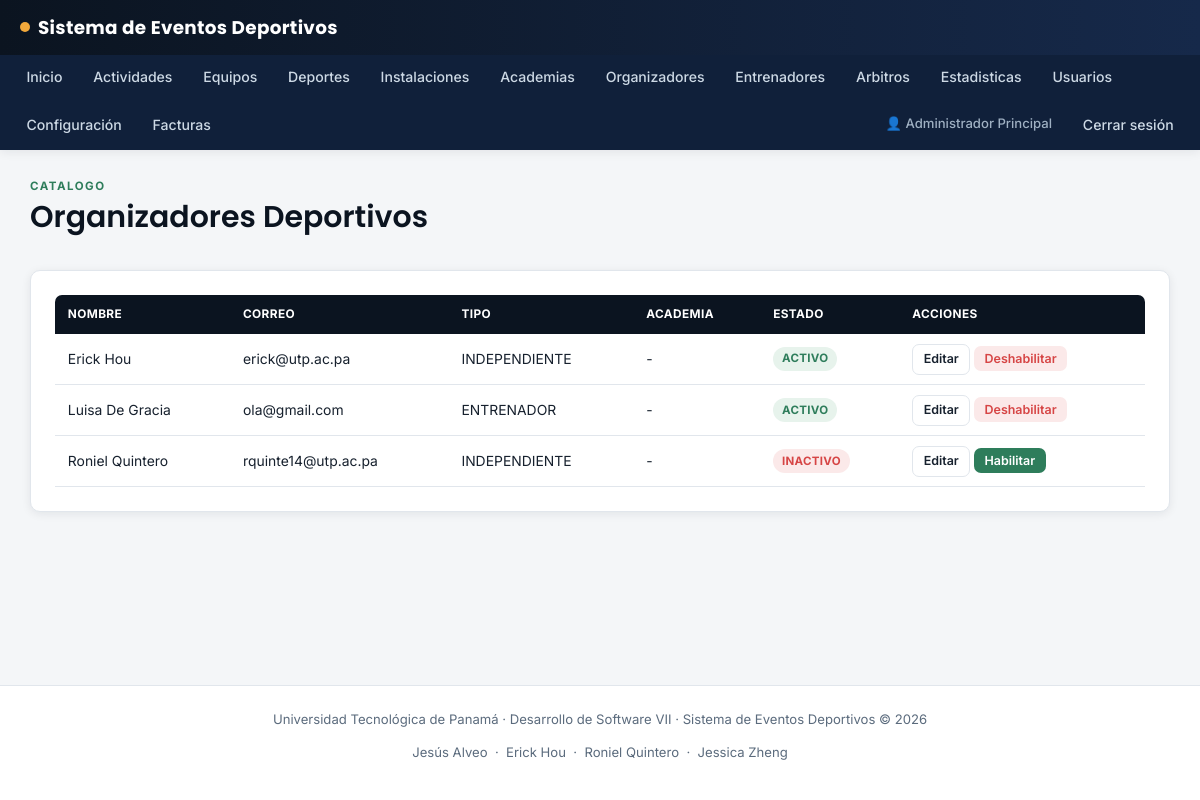
The app's page /organizadores (signed in) with its own data.
### tables this page shows
CREATE TABLE IF NOT EXISTS `organizadores` (
  `id` int UNSIGNED NOT NULL AUTO_INCREMENT,
  `usuario_id` int UNSIGNED NOT NULL,
  `academia_id` int UNSIGNED DEFAULT NULL,
  `tipo_organizador` enum('INDEPENDIENTE','ACADEMIA','ENTRENADOR','EMPRESA','COMITE','OTRO') NOT NULL DEFAULT 'INDEPENDIENTE',
  `nombre_comercial` varchar(180) DEFAULT NULL,
  `descripcion` text,
  `verificado` tinyint(1) NOT NULL DEFAULT '0',
  `fecha_verificacion` datetime DEFAULT NULL,
  `verificado_por` int UNSIGNED DEFAULT NULL,
  `activo` tinyint(1) NOT NULL DEFAULT '1',
  `fecha_registro` datetime NOT NULL DEFAULT CURRENT_TIMESTAMP,
  PRIMARY KEY (`id`),
  UNIQUE KEY `uq_organizadores_usuario` (`usuario_id`),
  KEY `fk_organizadores_academia` (`academia_id`),
  KEY `fk_organizadores_verificado_por` (`verificado_por`)
);

CREATE TABLE IF NOT EXISTS `usuarios` (
  `id` int UNSIGNED NOT NULL AUTO_INCREMENT,
  `nombre` varchar(80) NOT NULL,
  `apellido` varchar(80) NOT NULL,
  `cedula_pasaporte` varchar(30) DEFAULT NULL,
  `correo` varchar(150) NOT NULL,
  `telefono` varchar(30) DEFAULT NULL,
  `fecha_nacimiento` date DEFAULT NULL,
  `sexo` enum('MASCULINO','FEMENINO','OTRO','NO_ESPECIFICA') DEFAULT NULL,
  `usuario` varchar(60) NOT NULL,
  `password_hash` varchar(255) NOT NULL,
  `rol` enum('ADMINISTRADOR','OPERADOR','ORGANIZADOR','PARTICIPANTE') NOT NULL,
  `activo` tinyint(1) NOT NULL DEFAULT '1',
  `requiere_cambio_password` tinyint(1) NOT NULL DEFAULT '0',
  `intentos_fallidos` smallint UNSIGNED NOT NULL DEFAULT '0',
  `bloqueado_hasta` datetime DEFAULT NULL,
  `ultimo_acceso` datetime DEFAULT NULL,
  `creado_por` int UNSIGNED DEFAULT NULL,
  `fecha_creacion` datetime NOT NULL DEFAULT CURRENT_TIMESTAMP,
  `fecha_actualizacion` datetime NOT NULL DEFAULT CURRENT_TIMESTAMP ON UPDATE CURRENT_TIMESTAMP,
  PRIMARY KEY (`id`),
  UNIQUE KEY `uq_usuarios_correo` (`correo`),
  UNIQUE KEY `uq_usuarios_usuario` (`usuario`),
  UNIQUE KEY `uq_usuarios_cedula` (`cedula_pasaporte`),
  KEY `fk_usuarios_creado_por` (`creado_por`),
  KEY `idx_usuarios_rol_activo` (`rol`,`activo`)
);

### src/Controllers/OrganizadorController.php (called while the page is built, shortened)
<?php
final class OrganizadorController extends Controller
{
    public function index(): void
    {
        $this->render('organizadores/index', [
            'organizadores' => (new Organizador())->todos(),
            'exito' => $this->getSuccess(),
        ]);
    }
}

### src/Core/Router.php (called while the page is built, shortened)
<?php
final class Router
{
    private array $routes = [];
    public function get(string $path, string $controller, string $action): void
    {
        $this->routes['GET'][$path] = "{$controller}@{$action}";
    }
    public function post(string $path, string $controller, string $action): void
    {
        $this->routes['POST'][$path] = "{$controller}@{$action}";
    }
    public function dispatch(string $method, string $path): void
    {
        $path = rtrim($path, '/');
        $handler = $this->routes[$method][$path] ?? null;
        [$controllerName, $action] = explode('@', $handler);
        $controller = new $controllerClass();
        $controller->{$action}();
    }
}

### public/index.php (called while the page is built, shortened)
<?php
$router = new Router();
$router->get('/login', 'AuthController', 'mostrarLogin');
$router->post('/login', 'AuthController', 'login');
$router->get('/logout', 'AuthController', 'logout');
$router->get('/registro', 'UsuarioController', 'registroForm');
$router->post('/registro', 'UsuarioController', 'registrar');
$router->get('/dashboard', 'HomeController', 'dashboard');
$router->get('/usuarios', 'UsuarioController', 'index');
$router->get('/usuarios/crear', 'UsuarioController', 'crearForm');
$router->post('/usuarios/crear', 'UsuarioController', 'crear');
$router->get('/usuarios/editar', 'UsuarioController', 'editarForm');
$router->post('/usuarios/editar', 'UsuarioController', 'actualizar');
$router->get('/usuarios/deshabilitar', 'UsuarioController', 'deshabilitar');
$router->get('/usuarios/habilitar', 'UsuarioController', 'habilitar');
$router->get('/mi-cuenta/password', 'UsuarioController', 'cambiarPasswordForm');
$router->post('/mi-cuenta/password', 'UsuarioController', 'cambiarPassword');
$router->get('/deportes', 'DeporteController', 'index');
$router->get('/deportes/crear', 'DeporteController', 'crearForm');
$router->post('/deportes/crear', 'DeporteController', 'crear');
$router->get('/deportes/editar', 'DeporteController', 'editarForm');
$router->post('/deportes/editar', 'DeporteController', 'actualizar');
$router->get('/deportes/deshabilitar', 'DeporteController', 'deshabilitar');
$router->get('/deportes/habilitar', 'DeporteController', 'habilitar');
$router->get('/instalaciones', 'InstalacionController', 'index');
$router->get('/instalaciones/crear', 'InstalacionController', 'crearForm');
$router->post('/instalaciones/crear', 'InstalacionController', 'crear');
$router->get('/instalaciones/editar', 'InstalacionController', 'editarForm');
$router->post('/instalaciones/editar', 'InstalacionController', 'actualizar');
$router->get('/instalaciones/deshabilitar', 'InstalacionController', 'deshabilitar');
$router->get('/instalaciones/habilitar', 'InstalacionController', 'habilitar');
$router->get('/academias', 'AcademiaController', 'index');
$router->get('/academias/crear', 'AcademiaController', 'crearForm');
$router->post('/academias/crear', 'AcademiaController', 'crear');
$router->get('/academias/editar', 'AcademiaController', 'editarForm');
$router->post('/academias/editar', 'AcademiaController', 'actualizar');
$router->get('/academias/deshabilitar', 'AcademiaController', 'deshabilitar');
$router->get('/academias/habilitar', 'AcademiaController', 'habilitar');
$router->get('/organizadores', 'OrganizadorController', 'index');
$router->get('/organizadores/crear', 'OrganizadorController', 'crearForm');
$router->post('/organizadores/crear', 'OrganizadorController', 'crear');
$router->get('/organizadores/editar', 'OrganizadorController', 'editarForm');
$router->post('/organizadores/editar', 'OrganizadorController', 'actualizar');
$router->post('/organizadores/verificar', 'OrganizadorController', 'verificar');
$router->post('/organizadores/deshabilitar', 'OrganizadorController', 'deshabilitar');
$router->post('/organizadores/habilitar', 'OrganizadorController', 'habilitar');
$router->get('/entrenadores', 'EntrenadorController', 'index');
$router->get('/entrenadores/crear', 'EntrenadorController', 'crearForm');
$router->post('/entrenadores/crear', 'EntrenadorController', 'crear');
$router->get('/arbitros', 'ArbitroController', 'index');
$router->get('/arbitros/crear', 'ArbitroController', 'crearForm');
$router->post('/arbitros/crear', 'ArbitroController', 'crear');
$router->get('/arbitros/evaluar', 'ArbitroController', 'evaluarForm');
$router->post('/arbitros/evaluar', 'ArbitroController', 'evaluar');
$router->get('/equipos', 'EquipoController', 'index');
$router->get('/equipos/crear', 'EquipoController', 'crearForm');
$router->post('/equipos/crear', 'EquipoController', 'crear');
$router->get('/equipos/ver', 'EquipoController', 'ver');
$router->post('/equipos/jugadores/agregar', 'EquipoController', 'agregarJugador');
$router->get('/equipos/jugadores/eliminar', 'EquipoController', 'eliminarJugador');
$router->get('/actividades', 'ActividadController', 'index');
$router->get('/actividades/crear', 'ActividadController', 'crearForm');
$router->post('/actividades/crear', 'ActividadController', 'crear');
$router->get('/actividades/editar', 'ActividadController', 'editarForm');
$router->post('/actividades/editar', 'ActividadController', 'actualizar');
$router->get('/actividades/ver', 'ActividadController', 'ver');
$router->get('/actividades/publicar', 'ActividadController', 'publicar');
$router->get('/actividades/cerrar-inscripciones', 'ActividadController', 'cerrarInscripciones');
$router->get('/actividades/finalizar', 'ActividadController', 'finalizar');
$router->get('/actividades/cancelar', 'ActividadController', 'cancelarForm');
$router->post('/actividades/cancelar', 'ActividadController', 'cancelar');
$router->get('/actividades/incidente/crear', 'ActividadController', 'reportarIncidenteForm');
$router->post('/actividades/incidente/crear', 'ActividadController', 'reportarIncidente');
$router->get('/inscripciones/equipo/crear', 'InscripcionController', 'inscribirEquipoForm');
$router->post('/inscripciones/equipo/crear', 'InscripcionController', 'inscribirEquipo');
$router->get('/inscripciones/equipo/aprobar', 'InscripcionController', 'aprobarEquipo');
$router->get('/inscripciones/equipo/rechazar', 'InscripcionController', 'rechazarEquipo');
$router->get('/inscripciones/individual/crear', 'InscripcionController', 'inscribirIndividualForm');
$router->post('/inscripciones/individual/crear', 'InscripcionController', 'inscribirIndividual');
$router->get('/facturas', 'FacturaController', 'index');
$router->get('/facturas/ver', 'FacturaController', 'ver');
$router->get('/facturas/descargar', 'FacturaController', 'descargarPdf');
$router->get('/factura-publica', 'FacturaController', 'verPublica');
$router->get('/estadisticas', 'EstadisticaController', 'index');
$router->get('/configuracion', 'ConfiguracionController', 'index');
$router->post('/configuracion/actualizar', 'ConfiguracionController', 'actualizar');
$router->get('/configuracion/mensajes', 'ConfiguracionController', 'mensajes');
$router->get('/configuracion/mensajes/leido', 'ConfiguracionController', 'marcarLeido');
$router->get('/', 'PublicController', 'inicio');
$router->post('/contacto', 'PublicController', 'contacto');
$requestUri = parse_url($_SERVER['REQUEST_URI'] ?? '/', PHP_URL_PATH) ?? '/';
$router->dispatch($_SERVER['REQUEST_METHOD'], $requestUri);

### src/Models/Organizador.php (called while the page is built, shortened)
<?php
final class Organizador extends Model
{
    public function todos(): array
    {
        $sql = "SELECT o.*, CONCAT(u.nombre, ' ', u.apellido) AS nombre_completo, u.correo, u.telefono,
                    a.nombre AS academia_nombre
                FROM organizadores o
                JOIN usuarios u ON u.id = o.usuario_id
                LEFT JOIN academias a ON a.id = o.academia_id
                ORDER BY u.nombre ASC";
        return $this->db->query($sql)->fetchAll();
    }
}

### views/organizadores/index.php (the view, shortened to what this page needs)
<div class="container">
    <div class="page-head">
        <div><div class="eyebrow">Catalogo</div><h1>Organizadores Deportivos</h1></div>
    </div>
    <div class="card">
        <table class="data-table">
            <thead><tr><th>Nombre</th><th>Correo</th><th>Tipo</th><th>Academia</th><th>Estado</th><th>Acciones</th></tr></thead>
            <tbody>
                <?php foreach ($organizadores as $o): ?>
                    <tr>
                        <td><?= htmlspecialchars($o['nombre_completo']) ?><?= $o['nombre_comercial'] ? ' — ' . htmlspecialchars($o['nombre_comercial']) : '' ?></td>
                        <td><?= htmlspecialchars($o['correo']) ?></td>
                        <td><?= htmlspecialchars($o['tipo_organizador']) ?></td>
                        <td><?= htmlspecialchars($o['academia_nombre'] ?? '-') ?></td>
                        <td>
                            <?php if ((int) $o['activo'] === 1): ?><span class="badge badge-success">Activo</span>
                            <?php else: ?><span class="badge badge-danger">Inactivo</span><?php endif; ?>
                        </td>
                        <td>
                            <a class="btn btn-outline btn-sm" href="/organizadores/editar?id=<?= (int) $o['id'] ?>">Editar</a>
                            <?php if (($_SESSION['usuario_rol'] ?? '') === 'ADMINISTRADOR'): ?>
                                <?php if ((int) $o['activo'] === 1): ?>
                                    <form method="POST" action="/organizadores/deshabilitar" style="display:inline">
                                        <button class="btn btn-danger btn-sm">Deshabilitar</button>
                                    </form>
                                <?php else: ?>
                                    <form method="POST" action="/organizadores/habilitar" style="display:inline">
                                        <button class="btn btn-primary btn-sm">Habilitar</button>
                                    </form>
                                <?php endif; ?>
                            <?php else: ?>
                            <?php endif; ?>
                        </td>
                    </tr>
                <?php endforeach; ?>
            </tbody>
        </table>
    </div>
</div>

### public/assets/css/style.css (style rules this page uses)
:root { --color-navy-950: #0b1420; --color-navy-900: #10203a; --color-navy-800: #16294a; --color-navy-700: #1e3660; --color-turf: #2e7d5b; --color-turf-light: #3f9c73; --color-amber: #f2a93b; --color-amber-dark: #d88f22; --color-bg: #f4f6f8; --color-card: #ffffff; --color-text: #17212e; --color-text-soft: #5b6b7d; --color-border: #e1e6ec; --color-danger: #d64545; --color-danger-bg: #fbe9e9; --color-success: #2e7d5b; --color-success-bg: #e7f3ec; --radius: 10px; --shadow: 0 2px 10px rgba(11, 20, 32, 0.08); --font-display: 'Poppins', 'Segoe UI', sans-serif; --font-body: 'Inter', 'Segoe UI', sans-serif; }
* { box-sizing: border-box; }
html { height:100%; }
body { min-height:100vh; margin:0; padding:0; display:flex; flex-direction:column; background:var(--color-bg); color:var(--color-text); font-family:var(--font-body); font-size:15px; line-height:1.5; }
h1, h2, h3, h4 { font-family: var(--font-display); font-weight: 600; margin: 0 0 .5rem; color: var(--color-navy-950); }
a { color: var(--color-turf); text-decoration: none; }
.container { max-width: 1180px; margin: 0 auto; padding: 1.75rem 1.25rem 3rem; }
.page-head { display: flex; justify-content: space-between; align-items: flex-end; margin-bottom: 1.4rem; gap: 1rem; flex-wrap: wrap; }
.page-head .eyebrow { text-transform: uppercase; letter-spacing: 1.5px; font-size: .72rem; color: var(--color-turf); font-weight: 700; }
.card { background: var(--color-card); border: 1px solid var(--color-border); border-radius: var(--radius); padding: 1.5rem; box-shadow: var(--shadow); margin-bottom: 1.25rem; }
.btn { display: inline-flex; align-items: center; gap: .4rem; border: none; border-radius: 7px; padding: .55rem 1rem; font-size: .87rem; font-weight: 600; cursor: pointer; text-decoration: none; font-family: var(--font-body); transition: transform .1s ease, box-shadow .1s ease; }
.btn-primary { background: var(--color-turf); color: #fff; }
.btn-outline { background: transparent; border: 1px solid var(--color-border); color: var(--color-text); }
.btn-danger { background: var(--color-danger-bg); color: var(--color-danger); }
.btn-sm { padding: .32rem .65rem; font-size: .78rem; }
table.data-table { width: 100%; border-collapse: collapse; font-size: .87rem; }
table.data-table th { text-align: left; background: var(--color-navy-950); color: #fff; padding: .65rem .8rem; font-size: .74rem; text-transform: uppercase; letter-spacing: .4px; }
table.data-table th:first-child { border-radius: 7px 0 0 0; }
table.data-table th:last-child { border-radius: 0 7px 0 0; }
table.data-table td { padding: .6rem .8rem; border-bottom: 1px solid var(--color-border); vertical-align: middle; }
.badge { display: inline-block; padding: .2rem .55rem; border-radius: 20px; font-size: .72rem; font-weight: 700; text-transform: uppercase; letter-spacing: .3px; }
.badge-success { background: var(--color-success-bg); color: var(--color-success); }
.badge-danger { background: var(--color-danger-bg); color: var(--color-danger); }

### records on screen
organizadores: nombre_completo "Erick Hou", usuario.correo "erick@utp.ac.pa", tipo_organizador "INDEPENDIENTE", academia_nombre "-", activo "ACTIVO"
organizadores: nombre_completo "Luisa De Gracia", usuario.correo "ola@gmail.com", tipo_organizador "ENTRENADOR", academia_nombre "-", activo "ACTIVO"
organizadores: nombre_completo "Roniel Quintero", usuario.correo "rquinte14@utp.ac.pa", tipo_organizador "INDEPENDIENTE", academia_nombre "-", activo "INACTIVO"

### other values on screen
$_SESSION['usuario_nombre'] "Administrador Principal"
